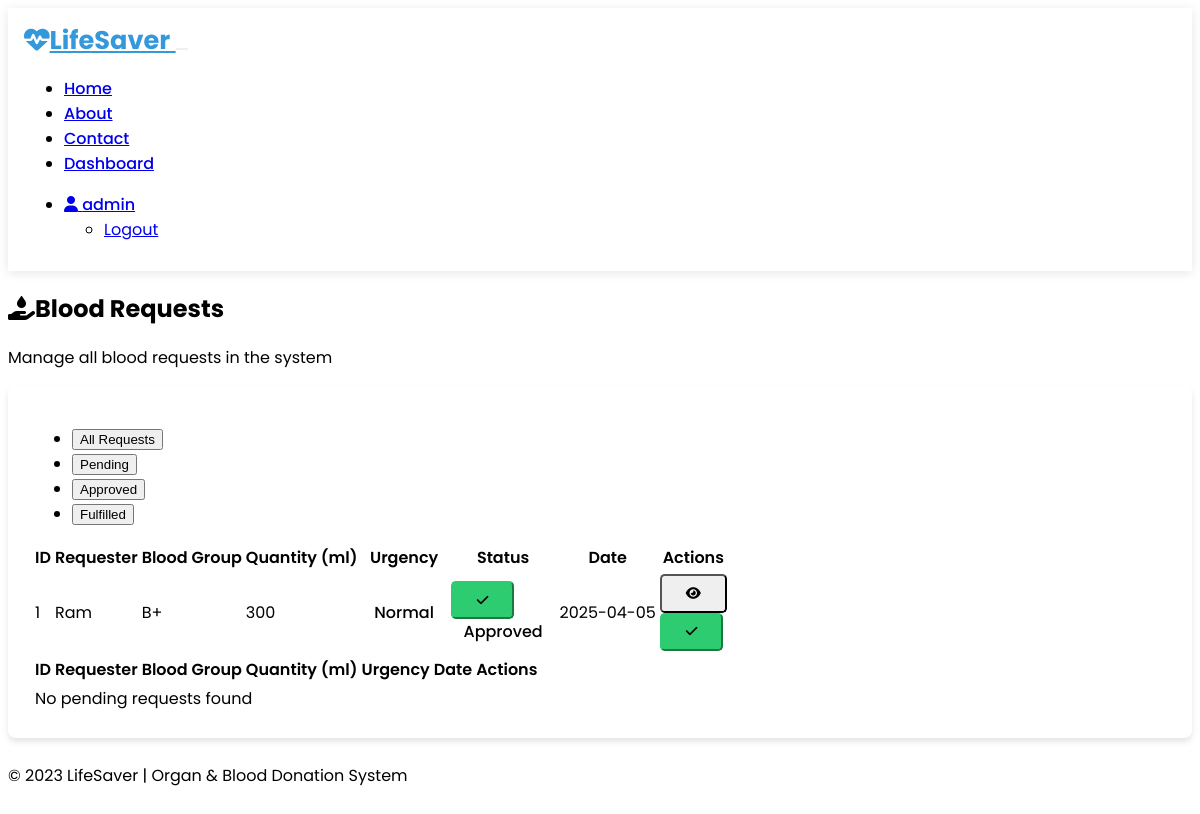
Screenshot of /admin/blood-requests (signed in) with the database file from the repository.
### models.py (models this page shows, shortened)
class User(UserMixin, db.Model):
    id = db.Column(db.Integer, primary_key=True)
    username = db.Column(db.String(64), unique=True, nullable=False)
    email = db.Column(db.String(120), unique=True, nullable=False)
    password_hash = db.Column(db.String(256), nullable=False)
    role_id = db.Column(db.Integer, db.ForeignKey('role.id'), nullable=False)
    phone = db.Column(db.String(20))
    address = db.Column(db.String(200))
    is_verified = db.Column(db.Boolean, default=False)
    date_registered = db.Column(db.DateTime, default=datetime.utcnow)
    organ_donations = db.relationship('OrganDonation', backref='donor', lazy=True)
    organ_requests = db.relationship('OrganRequest', backref='requester', lazy=True)
    blood_donations = db.relationship('BloodDonation', backref='donor', lazy=True)
    blood_requests = db.relationship('BloodRequest', backref='requester', lazy=True)
    def get_role(self):
        return self.role_info.name

class BloodRequest(db.Model):
    id = db.Column(db.Integer, primary_key=True)
    user_id = db.Column(db.Integer, db.ForeignKey('user.id'), nullable=False)
    blood_group = db.Column(db.String(10), nullable=False)
    quantity_ml = db.Column(db.Integer)
    urgency_level = db.Column(db.String(20), default='normal')  # normal, urgent, critical
    status = db.Column(db.String(20), default='pending')  # pending, approved, fulfilled, unavailable
    date_requested = db.Column(db.DateTime, default=datetime.utcnow)
    matched_donation_id = db.Column(db.Integer, db.ForeignKey('blood_donation.id'))
    additional_info = db.Column(db.Text)
    matched_donation = db.relationship('BloodDonation', backref='matched_request', lazy=True, foreign_keys=[matched_donation_id])

### routes/admin.py (the view)
    @login_required
    def decorated_function(*args, **kwargs):
        if current_user.get_role() != 'admin':
            flash('You do not have permission to access this page.', 'danger')
            return redirect(url_for('index'))
        return f(*args, **kwargs)

### templates/admin/blood_requests.html (shortened to what this page needs)
{% extends 'layout.html' %}
{% block content %}
<section class="container py-4">
    <div class="d-flex justify-content-between align-items-center mb-4">
        <div>
            <h1 class="mb-0"><i class="fas fa-hand-holding-water me-2"></i>Blood Requests</h1>
            <p class="lead">Manage all blood requests in the system</p>
        </div>
    </div>
    <div class="card bg-dark animate-on-scroll" data-animation="fade-in">
        <div class="card-body">
            <ul class="nav nav-tabs mb-3" id="requestsTab" role="tablist">
                <li class="nav-item" role="presentation">
                    <button class="nav-link active" id="all-requests-tab" data-bs-toggle="tab" data-bs-target="#all-requests" type="button" role="tab" aria-controls="all-requests" aria-selected="true">All Requests</button>
                </li>
                <li class="nav-item" role="presentation">
                    <button class="nav-link" id="pending-requests-tab" data-bs-toggle="tab" data-bs-target="#pending-requests" type="button" role="tab" aria-controls="pending-requests" aria-selected="false">Pending</button>
                </li>
                <li class="nav-item" role="presentation">
                    <button class="nav-link" id="approved-requests-tab" data-bs-toggle="tab" data-bs-target="#approved-requests" type="button" role="tab" aria-controls="approved-requests" aria-selected="false">Approved</button>
                </li>
                <li class="nav-item" role="presentation">
                    <button class="nav-link" id="fulfilled-requests-tab" data-bs-toggle="tab" data-bs-target="#fulfilled-requests" type="button" role="tab" aria-controls="fulfilled-requests" aria-selected="false">Fulfilled</button>
                </li>
            </ul>
            <div class="tab-content" id="requestsTabContent">
                <div class="tab-pane fade show active" id="all-requests" role="tabpanel" aria-labelledby="all-requests-tab">
                    {% if requests %}
                        <div class="table-responsive">
                            <table class="table table-hover">
                                <thead>
                                    <tr>
                                        <th>ID</th>
                                        <th>Requester</th>
                                        <th>Blood Group</th>
                                        <th>Quantity (ml)</th>
                                        <th>Urgency</th>
                                        <th>Status</th>
                                        <th>Date</th>
                                        <th>Actions</th>
                                    </tr>
                                </thead>
                                <tbody>
                                    {% for request in requests %}
                                    <tr>
                                        <td>{{ request.id }}</td>
                                        <td>{{ request.requester.username }}</td>
                                        <td>{{ request.blood_group }}</td>
                                        <td>{{ request.quantity_ml }}</td>
                                        <td>
                                            <span class="badge {% if request.urgency_level == 'critical' %}bg-danger{% elif request.urgency_level == 'urgent' %}bg-warning{% else %}bg-info{% endif %}">
                                                {{ request.urgency_level|capitalize }}
                                            </span>
                                        </td>
                                        <td>
                                                <form method="POST" action="{{ url_for('admin.blood_requests') }}" class="d-inline">
                                                    <button type="submit" class="btn btn-success" data-bs-toggle="tooltip" title="Approve Request">
                                                        <i class="fas fa-check"></i>
                                                    </button>
                                                </form>
                                            <span class="badge {% if request.status == 'pending' %}bg-warning{% elif request.status == 'approved' %}bg-info{% elif request.status == 'fulfilled' %}bg-success{% else %}bg-danger{% endif %}">
                                                {{ request.status|capitalize }}
                                            </span>
                                        </td>
                                        <td>{{ request.date_requested.strftime('%Y-%m-%d') }}</td>
                                        <td>
                                            <div class="btn-group btn-group-sm">
                                                <button type="button" class="btn btn-info" data-bs-toggle="tooltip" title="View Details">
                                                    <i class="fas fa-eye"></i>
                                                </button>
                                                <form method="POST" action="{{ url_for('admin.blood_requests') }}" class="d-inline">
                                                    <button type="submit" class="btn btn-success" data-bs-toggle="tooltip" title="Approve Request">
                                                        <i class="fas fa-check"></i>
                                                    </button>
                                                </form>
                                            </div>
                                        </td>
                                    </tr>
                                    {% endfor %}
                                </tbody>
                            </table>
                        </div>
                    {% else %}
                        <div class="text-center py-5">
                            <i class="fas fa-hand-holding-water fa-4x text-secondary mb-3"></i>
                            <h4>No blood requests found</h4>
                            <p>There are no blood requests in the system yet</p>
                        </div>
                    {% endif %}
                </div>
                <div class="tab-pane fade" id="pending-requests" role="tabpanel" aria-labelledby="pending-requests-tab">
                    <div class="table-responsive">
                        <table class="table table-hover">
                            <thead>
                                <tr>
                                    <th>ID</th>
                                    <th>Requester</th>
                                    <th>Blood Group</th>
                                    <th>Quantity (ml)</th>
                                    <th>Urgency</th>
                                    <th>Date</th>
                                    <th>Actions</th>
                                </tr>
                            </thead>
                            <tbody>
                                {% for request in requests if request.status == 'pending' %}
                                <tr>
                                    <td>{{ request.id }}</td>
                                    <td>{{ request.requester.username }}</td>
                                    <td>{{ request.blood_group }}</td>
                                    <td>{{ request.quantity_ml }}</td>
                                    <td>
                                        <span class="badge {% if request.urgency_level == 'critical' %}bg-danger{% elif request.urgency_level == 'urgent' %}bg-warning{% else %}bg-info{% endif %}">
                                            {{ request.urgency_level|capitalize }}
                                        </span>
                                    </td>
                                    <td>{{ request.date_requested.strftime('%Y-%m-%d') }}</td>
                                    <td>
                                        <div class="btn-group btn-group-sm">
                                            <button type="button" class="btn btn-info" data-bs-toggle="tooltip" title="View Details">
                                                <i class="fas fa-eye"></i>
                                            </button>
                                            <form method="POST" action="{{ url_for('admin.blood_requests') }}" class="d-inline">
                                                <input type="hidden" name="csrf_token" value="{{ csrf_token() }}">
                                                <input type="hidden" name="request_id" value="{{ request.id }}">
                                                <input type="hidden" name="status" value="approved">
                                                <button type="submit" class="btn btn-success" data-bs-toggle="tooltip" title="Approve Request">
                                                    <i class="fas fa-check"></i>
                                                </button>
                                            </form>
                                            <a href="{{ url_for('admin.matching') }}" class="btn btn-success" data-bs-toggle="tooltip" title="Find Match">
                                                <i class="fas fa-handshake"></i>
                                            </a>
                                        </div>
                                    </td>
                                </tr>
                                {% else %}
                                <tr>
                                    <td colspan="7" class="text-center">No pending requests found</td>
                                </tr>
                                {% endfor %}
                            </tbody>
                        </table>
                    </div>
                </div>
            </div>
        </div>
    </div>
</section>
{% endblock %}

### templates/layout.html (shortened to what this page needs)
<!DOCTYPE html>
<html lang="en" data-bs-theme="dark">
<head>
    <link rel="stylesheet" href="https://cdn.replit.com/agent/bootstrap-agent-dark-theme.min.css">
    <link rel="stylesheet" href="https://cdnjs.cloudflare.com/ajax/libs/font-awesome/6.3.0/css/all.min.css">
    <link rel="stylesheet" href="{{ url_for('static', filename='css/styles.css') }}">
</head>
<body {% if scroll_to %}data-scroll-to="{{ scroll_to }}"{% endif %}>
    <nav class="navbar navbar-expand-lg navbar-dark bg-dark">
        <div class="container">
            <a class="navbar-brand" href="{{ url_for('index') }}">
                <i class="fas fa-heartbeat me-2"></i>LifeSaver
            </a>
            <button class="navbar-toggler" type="button" data-bs-toggle="collapse" data-bs-target="#navbarNav">
            </button>
            <div class="collapse navbar-collapse" id="navbarNav">
                <ul class="navbar-nav me-auto">
                    <li class="nav-item">
                        <a class="nav-link" href="{{ url_for('index') }}">Home</a>
                    </li>
                    <li class="nav-item">
                        <a class="nav-link" href="{{ url_for('about') }}">About</a>
                    </li>
                    <li class="nav-item">
                        <a class="nav-link" href="{{ url_for('contact') }}">Contact</a>
                    </li>
                    {% if current_user.is_authenticated %}
                        {% if current_user.get_role() == 'admin' %}
                            <li class="nav-item">
                                <a class="nav-link" href="{{ url_for('admin.dashboard') }}">Dashboard</a>
                            </li>
                        {% elif current_user.get_role() == 'doctor' %}
                            <li class="nav-item">
                                <a class="nav-link" href="{{ url_for('doctor.dashboard') }}">Dashboard</a>
                            </li>
                        {% elif current_user.get_role() == 'user' %}
                            <li class="nav-item">
                                <a class="nav-link" href="{{ url_for('user.dashboard') }}">Dashboard</a>
                            </li>
                        {% endif %}
                    {% endif %}
                </ul>
                <ul class="navbar-nav ms-auto">
                    {% if current_user.is_authenticated %}
                        <li class="nav-item dropdown">
                            <a class="nav-link dropdown-toggle" href="#" id="navbarDropdown" role="button" data-bs-toggle="dropdown">
                                <i class="fas fa-user me-1"></i> {{ current_user.username }}
                            </a>
                            <ul class="dropdown-menu dropdown-menu-end">
                                <li><a class="dropdown-item" href="{{ url_for('auth.logout') }}">Logout</a></li>
                            </ul>
                        </li>
                    {% endif %}
                </ul>
            </div>
        </div>
    </nav>
    <div class="content">
        {% block content %}{% endblock %}
    </div>
    <footer class="footer bg-dark text-light text-center">
        <div class="container">
            <span>&copy; 2023 LifeSaver | Organ & Blood Donation System</span>
        </div>
    </footer>
</body>
</html>

### rows the page displays
User: username "admin"
BloodRequest: id "1", requester.username "Ram", blood_group "B+", quantity_ml "300", urgency_level "Normal", status "Approved", date_requested "2025-04-05"
